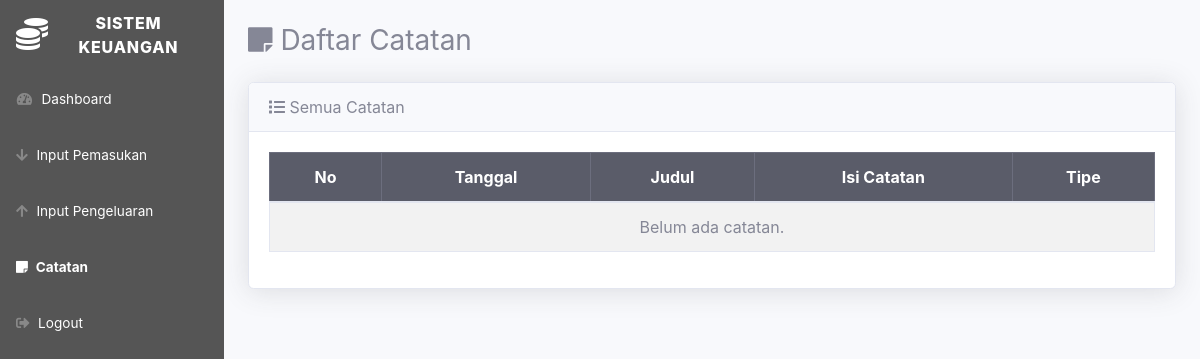
Page /ADMIN/catatan.php (signed in) on the earlier database version.
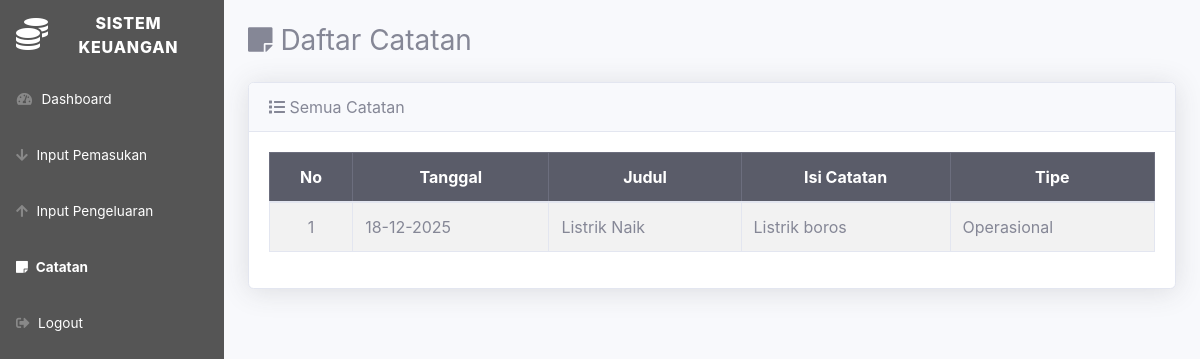
Same page on the later database version.
### tables this page shows
CREATE TABLE `catatan` (
  `catatan_id` int(11) NOT NULL,
  `tanggal` date NOT NULL,
  `judul` varchar(100) NOT NULL,
  `isi_catatan` text NOT NULL,
  `tipe` varchar(100) DEFAULT NULL
);

### ADMIN/catatan.php (the view, shortened to what this page needs)
<?php
include '../config.php';
$result = mysqli_query($conn, "SELECT * FROM catatan ORDER BY catatan_id DESC");
?>
<!DOCTYPE html>
<html lang="id">
<head>
    <link href="../startbootstrap-sb-admin-2-master/vendor/fontawesome-free/css/all.min.css" rel="stylesheet">
    <link href="../startbootstrap-sb-admin-2-master/css/sb-admin-2.min.css" rel="stylesheet">
</head>
<body id="page-top">
<div id="wrapper">
    <?php $currentPage = 'catatan'; include 'sidebar_admin.php'; ?>
    <div id="content-wrapper" class="d-flex flex-column">
        <div id="content" class="p-4">
            <h3 class="mb-4"><i class="fas fa-sticky-note"></i> Daftar Catatan</h3>
            <div class="card shadow">
                <div class="card-header"><i class="fas fa-list"></i> Semua Catatan</div>
                <div class="card-body table-responsive">
                    <table class="table table-bordered table-striped">
                        <thead class="table-dark">
                            <tr class="text-center">
                                <th>No</th>
                                <th>Tanggal</th>
                                <th>Judul</th>
                                <th>Isi Catatan</th>
                                <th>Tipe</th>
                            </tr>
                        </thead>
                        <tbody>
                            <?php if (mysqli_num_rows($result) > 0): ?>
                                <?php $no = 1; ?>
                                <?php while ($row = mysqli_fetch_assoc($result)) : ?>
                                    <tr>
                                        <td class="text-center"><?= $no++; ?></td>
                                        <td><?= date('d-m-Y', strtotime($row['tanggal'])); ?></td>
                                        <td><?= htmlspecialchars($row['judul']); ?></td>
                                        <td><?= nl2br(htmlspecialchars($row['isi_catatan'])); ?></td>
                                        <td><?= htmlspecialchars($row['tipe']); ?></td>
                                    </tr>
                                <?php endwhile; ?>
                            <?php else: ?>
                                <tr><td colspan="5" class="text-center">Belum ada catatan.</td></tr>
                            <?php endif; ?>
                        </tbody>
                    </table>
                </div>
            </div>
        </div>
    </div>
</div>
</body>
</html>

Differences in the rows shown:
added catatan: tanggal "18-12-2025", judul "Listrik Naik", isi_catatan "Listrik boros", tipe "Operasional"
Other differences:
text no longer shown: "Belum ada catatan."
